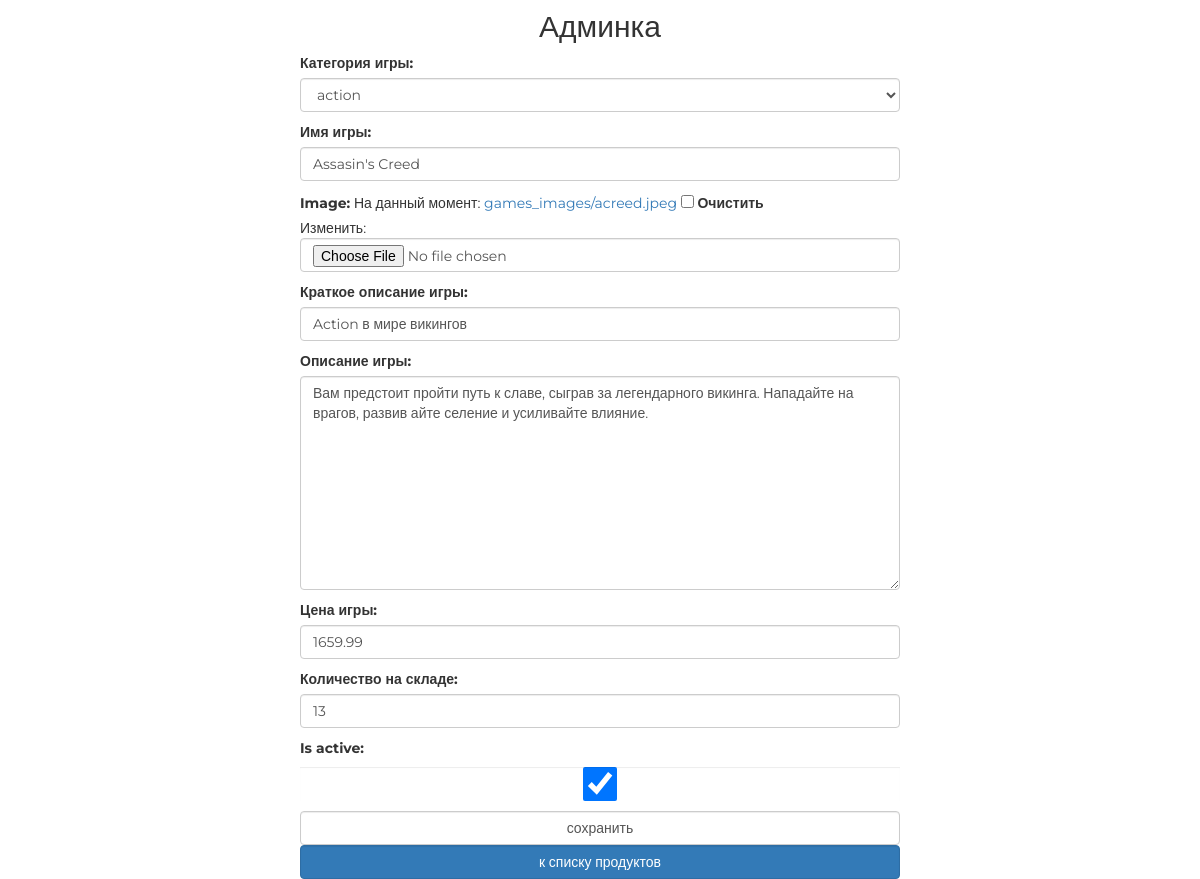
The page /my/admin/game/update/1/ (signed in) on the database its author committed.
### mainapp/models.py (models this page shows, shortened)
class Game(models.Model):
    category = models.ForeignKey(GameCategory,
                                 on_delete=models.CASCADE,
                                 verbose_name='категория игры')
    name = models.CharField(verbose_name='имя игры', max_length=128)
    image = models.ImageField(upload_to='games_images', blank=True)
    short_desc = models.CharField(verbose_name='краткое описание игры', max_length=64, blank=True)
    descript = models.TextField(verbose_name='описание игры', blank=True)
    price = models.DecimalField(verbose_name='цена игры', max_digits=8, decimal_places=2, default=0)
    quantity = models.PositiveIntegerField(verbose_name='количество на складе', default=0)
    is_active = models.BooleanField(default=True)

class GameCategory(models.Model):
    name = models.CharField('имя категории', max_length=64)
    descript = models.TextField('описание категории', blank=True)
    is_active = models.BooleanField(default=True)
    def __str__(self):
        return f'{self.name}'

### adminapp/views.py (the view)
# urls.py: path('game/update/<int:pk>/', adminapp.game_update, name='game_update'),
@user_passes_test(lambda u: u.is_superuser)
def game_update(request, pk):
    game = get_object_or_404(Game, pk=pk)
    if request.method == 'POST':
        form = AdminGameUpdateForm(request.POST, request.FILES, instance=game)
        if form.is_valid():
            form.save()
            return HttpResponseRedirect(reverse(
                'my_admin:category_games',
                kwargs={'pk': game.category.pk}
            ))
    else:
        form = AdminGameUpdateForm(instance=game)
    context = {
        'title': 'игры/редактирование',
        'form': form,
        'category': game.category,
    }
    return render(request, 'adminapp/game_update.html', context)

### adminapp/forms.py
class AdminGameUpdateForm(forms.ModelForm):
    class Meta:
        model = Game
        fields = '__all__'
    def __init__(self, *args, **kwargs):
        super().__init__(*args, **kwargs)
        for field_name, field in self.fields.items():
            field.widget.attrs['class'] = 'form-control'

### basketapp/context_processors.py (called while the page is built)
def basket(request):
    if request.user.is_authenticated:
        basket = request.user.basket.all()
    else:
        basket = []
    return {
        'basket': basket,
    }

### adminapp/templates/adminapp/game_update.html (shortened to what this page needs)
{% extends 'adminapp/base.html' %}
{% load static %}
{% block container %}
    <div class="new_category_form">
        <form class="form-horizontal" method="post" enctype="multipart/form-data">
            {{ form.as_p }}
            <input class="form-control" type="submit" value="сохранить">
        </form>
        <a href="{% url 'my_admin:category_games' category.pk %}"
           class="btn btn-primary form-control last">
            к списку продуктов
        </a>
    </div>
{% endblock %}

### static/css/style.css (style rules this page uses)
* { margin: 0; padding: 0; }
body { font-family: 'Montserrat', sans-serif; }
html, body { height: 100%; }
.new_category_form { margin: 0 auto; width: 600px; }

### rows shown on the page
Game: category "action", short_desc "Action в мире викингов", descript "Вам предстоит пройти путь к славе, сыграв за легендарного викинга. Нападайте на врагов, развив айте селение и усиливайте влияние.", price "1659.99", quantity "13", is_active "☑"
GameCategory: name "Assasin's Creed"
